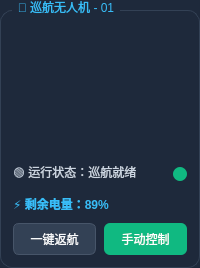
                               <widget class="QGroupBox" name="groupBox_2">
                                <property name="styleSheet">
                                 <string notr="true">QGroupBox {
	font: 700 11pt &quot;Microsoft YaHei UI&quot;;
	color: #38bdf8;
	background-color: #1e293b;
	border: 1px solid #334155;
	border-radius: 12px;
	margin-top: 10px;
	padding-top: 10px;
}
QGroupBox::title {
	subcontrol-origin: margin;
	left: 12px;
	padding: 0 4px;
}
QLabel {
	color: #cbd5e1;
	font: 9pt &quot;Microsoft YaHei UI&quot;;
}</string>
                                </property>
                                <property name="title">
                                 <string>🚁 巡航无人机 - 01</string>
                                </property>
                                <layout class="QVBoxLayout" name="verticalLayout_24">
                                 <property name="spacing">
                                  <number>10</number>
                                 </property>
                                 <property name="margin" stdset="0">
                                  <number>12</number>
                                 </property>
                                 <item>
                                  <layout class="QHBoxLayout" name="horizontalLayout_14">
                                   <item>
                                    <spacer name="horizontalSpacer_26">
                                     <property name="orientation">
                                      <enum>Qt::Orientation::Horizontal</enum>
                                     </property>
                                     <property name="sizeHint" stdset="0">
                                      <size>
                                       <width>18</width>
                                       <height>20</height>
                                      </size>
                                     </property>
                                    </spacer>
                                   </item>
                                   <item>
                                    <widget class="QLabel" name="label_15">
                                     <property name="minimumSize">
                                      <size>
                                       <width>130</width>
                                       <height>120</height>
                                      </size>
                                     </property>
                                     <property name="styleSheet">
                                      <string notr="true">border-image: url(:/image/image/robot.jpg);
border-radius: 10px;</string>
                                     </property>
                                     <property name="text">
                                      <string/>
                                     </property>
                                     <property name="alignment">
                                      <set>Qt::AlignmentFlag::AlignCenter</set>
                                     </property>
                                    </widget>
                                   </item>
                                   <item>
                                    <spacer name="horizontalSpacer_27">
                                     <property name="orientation">
                                      <enum>Qt::Orientation::Horizontal</enum>
                                     </property>
                                     <property name="sizeHint" stdset="0">
                                      <size>
                                       <width>18</width>
                                       <height>20</height>
                                      </size>
                                     </property>
                                    </spacer>
                                   </item>
                                  </layout>
                                 </item>
                                 <item>
                                  <layout class="QHBoxLayout" name="horizontalLayout_15">
                                   <item>
                                    <widget class="QLabel" name="label_16">
                                     <property name="text">
                                      <string>🟢 运行状态：巡航就绪</string>
                                     </property>
                                    </widget>
                                   </item>
                                   <item>
                                    <spacer name="horizontalSpacer_28">
                                     <property name="orientation">
                                      <enum>Qt::Orientation::Horizontal</enum>
                                     </property>
                                     <property name="sizeHint" stdset="0">
                                      <size>
                                       <width>20</width>
                                       <height>20</height>
                                      </size>
                                     </property>
                                    </spacer>
                                   </item>
                                   <item>
                                    <widget class="QPushButton" name="condition">
                                     <property name="minimumSize">
                                      <size>
                                       <width>14</width>
                                       <height>14</height>
                                      </size>
                                     </property>
                                     <property name="maximumSize">
                                      <size>
                                       <width>14</width>
                                       <height>14</height>
                                      </size>
                                     </property>
                                     <property name="styleSheet">
                                      <string notr="true">#condition {
	border: none;
	background-color: #10b981;
	border-radius: 7px;
}</string>
                                     </property>
                                     <property name="text">
                                      <string/>
                                     </property>
                                    </widget>
                                   </item>
                                  </layout>
                                 </item>
                                 <item>
                                  <layout class="QHBoxLayout" name="horizontalLayout_17">
                                   <item>
                                    <widget class="QLabel" name="label_17">
                                     <property name="styleSheet">
                                      <string notr="true">color: #38bdf8; font-weight: bold;</string>
                                     </property>
                                     <property name="text">
                                      <string>⚡ 剩余电量：89%</string>
                                     </property>
                                    </widget>
                                   </item>
                                  </layout>
                                 </item>
                                 <item>
                                  <layout class="QHBoxLayout" name="horizontalLayout_16">
                                   <property name="spacing">
                                    <number>8</number>
                                   </property>
                                   <item>
                                    <widget class="QPushButton" name="gohome">
                                     <property name="minimumSize">
                                      <size>
                                       <width>0</width>
                                       <height>32</height>
                                      </size>
                                     </property>
                                     <property name="styleSheet">
                                      <string notr="true">#gohome {
	font: 700 9pt &quot;Microsoft YaHei UI&quot;;
	border-radius: 6px;
	background-color: #334155;
	color: #f8fafc;
	border: 1px solid #475569;
}
#gohome:hover {
	background-color: #475569;
}
#gohome:pressed {
	background-color: #1e293b;
}</string>
                                     </property>
                                     <property name="text">
                                      <string>一键返航</string>
                                     </property>
                                    </widget>
                                   </item>
                                   <item>
                                    <widget class="QPushButton" name="byhand_control">
                                     <property name="minimumSize">
                                      <size>
                                       <width>0</width>
                                       <height>32</height>
                                      </size>
                                     </property>
                                     <property name="styleSheet">
                                      <string notr="true">#byhand_control {
	font: 700 9pt &quot;Microsoft YaHei UI&quot;;
	border-radius: 6px;
	background-color: #10b981;
	color: #ffffff;
	border: none;
}
#byhand_control:hover {
	background-color: #059669;
}
#byhand_control:pressed {
	background-color: #047857;
}</string>
                                     </property>
                                     <property name="text">
                                      <string>手动控制</string>
                                     </property>
                                    </widget>
                                   </item>
                                  </layout>
                                 </item>
                                </layout>
                               </widget>
